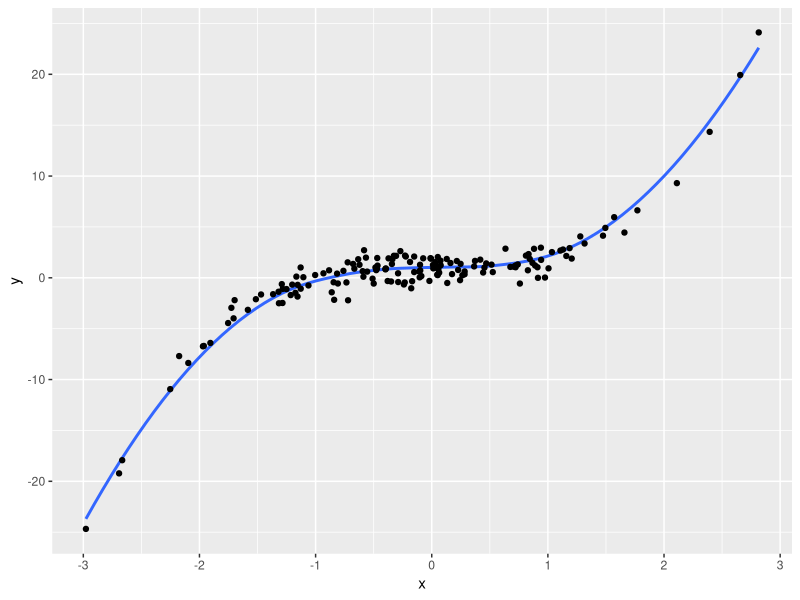
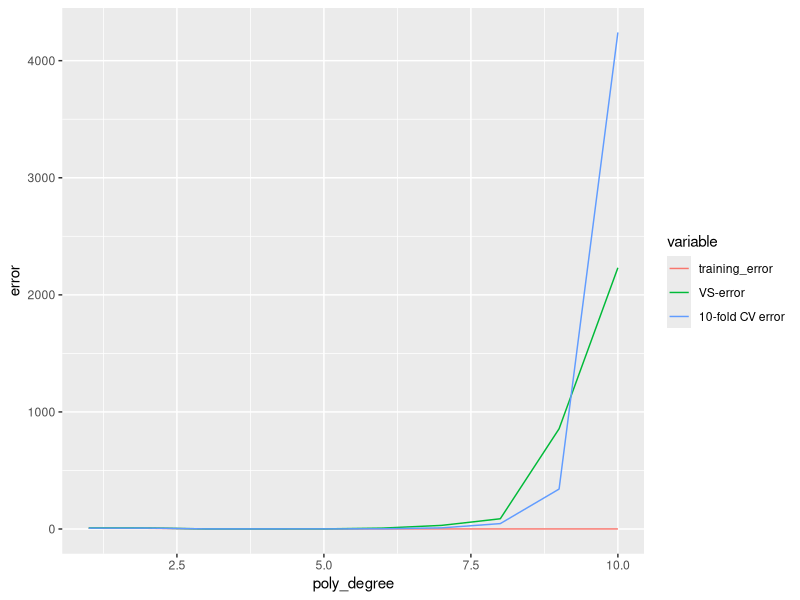
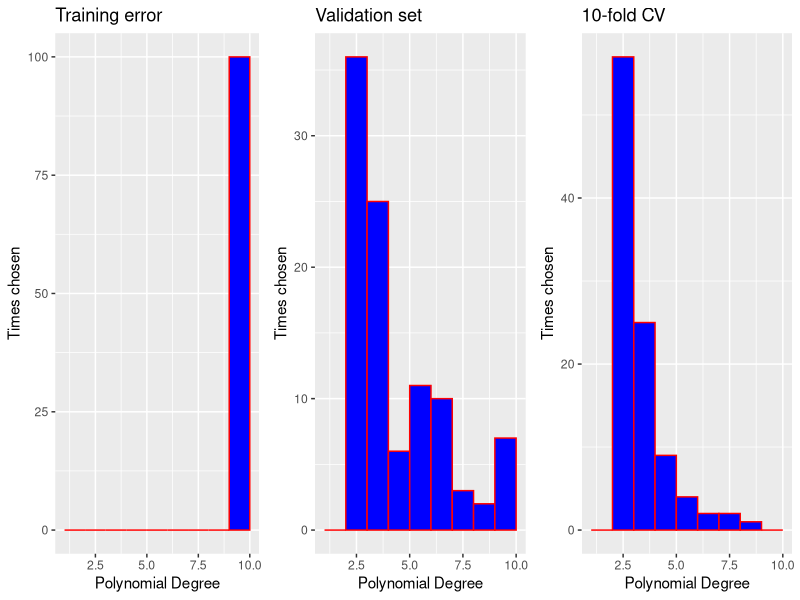

The R source for these figures, in order:
## ---- chunk 1
knitr::opts_chunk$set(echo = FALSE)
library(ggplot2);
options(digits=3);
options(scipen=999);

## ---- chunk 2
set.seed(90) 
#generate random variables
x <- sort(rnorm(200, mean = 0, sd = 1))
u <- rnorm(200, mean = 0, sd = 1)

gen_samples<-function(x,u){
  #simulate data
  y <- (1 + x^3 + u)
  
  #save data as dataframe and set column names:
  data <- as.data.frame(cbind(x,y))
  colnames(data) <-c("x","y")
  
  return(data)
}

#generate data:
data <- gen_samples(x,u)
## ---- chunk 3
#Draw row numbers randomly:
set.seed(90)
trainRow = sample(1:nrow(data),0.8*nrow(data))

#Set training- and validation data
train = data[c(trainRow), ]
validation <- data[-c(trainRow),]
## ---- chunk 4
ggplot(data, aes(x, y)) + geom_smooth(method = 'loess',se=FALSE) + geom_point(data = train, aes(x,y))

## ---- chunk 5
calc_mse<-function(y_actual,y_predict){
  #compute MSE
  n = length(y_actual)
  MSE = (1/n) * sum((y_actual-y_predict)^2)
  
  return(MSE)
}
## ---- chunk 6
#function that will return the test error by using cross-validation
my.kfold<-function(model,data,K){
  MSE = c()
  n = nrow(data)
  percentage = 1/K
  if (K>n){
    print("Data can not be split evenly into K parts")
    CV_error = NA
  }
  else{
    #draw for each K row numbers:
    split_nrows = split(sample(1:n), 1:K)

  for (i in 1:K){
    #divide for each iteration the data in training and validation set:
    train_nrow = as.vector(unlist(split_nrows[-i]))
    train_data = data[train_nrow,]
    validation_data = data[-train_nrow,]
    
    #fit model for training data:
    lm.fit = update(model, data = train_data)
    
    #compute mse with validation set:
    MSE[i] = calc_mse(validation_data[,2],predict(lm.fit,data)[-train_nrow])
  }
  
  CV_error = sum(MSE)/K
  }
  return(CV_error)
}
## ---- chunk 7
replication = 100
poly_degree = 10
n = 200
#generate a list that will contain training errors, validation errors and cross validation errors for each replication:
error_collection_training = data.frame(matrix(ncol = replication, nrow = poly_degree))
error_collection_val_approach = data.frame(matrix(ncol = replication, nrow = poly_degree))
error_collection_cv = data.frame(matrix(ncol = replication, nrow = poly_degree))
error_collection = list("training"= error_collection_training, "vsa" = error_collection_val_approach, "cv"=error_collection_cv)

#list will contain all the chosen polynomial degree based on training MSEs, validation set approach MSEs and CV errors:
min_error_collection = list("training"=c(), "vs"=c(),"cv"=c())

#Start simulation
set.seed(90)
for (j in 1:replication){
  #simulate data and set training and validation set:
  #generate random variables
  x <- sort(rnorm(200, mean = 0, sd = 1))
  u <- rnorm(200, mean = 0, sd = 1)
  data <- gen_samples(x,u)
  trainRow = sample(1:nrow(data),0.8*nrow(data))
  train = data[c(trainRow), ]
  validation <- data[-c(trainRow),]
  
  for (k in 1:poly_degree){
    #fit the model:
    model = lm(y ~poly(x, k,raw = TRUE), data = data)
    #fit the model with training data:
    lm.fit = update(model,data = train)
    
    #MSE of training data for each polynomial degree:
    error_collection[[1]][k,j] = calc_mse(train[,2],predict(lm.fit,data)[trainRow])
    
    #Validation set approach MSE:
    error_collection[[2]][k,j] = calc_mse(validation[,2],predict(lm.fit, data)[-trainRow])
    
    #CV error:
    error_collection[[3]][k,j] = my.kfold(model,data,10)
  }
  #choose the polynomial with the lowest MSE or. CV error:
  min_error_collection[[1]][j] = which.min(error_collection[[1]][,j])
  min_error_collection[[2]][j] = which.min(error_collection[[2]][,j])
  min_error_collection[[3]][j] = which.min(error_collection[[3]][,j])
}




## ---- chunk 8
result = matrix(NA,ncol = 6, nrow = poly_degree)
colnames(result) = c( "Mean ,Train ","SD, Train "," Mean, VS "," SD, VS ", "Mean, CV ", "SD, CV")
row.names(result) = 1:poly_degree
 
for (l in 1:poly_degree) {
  result[l,1] = sum(error_collection[[1]][l,])/replication
  result[l,2] = sd(error_collection[[1]][l,])
  result[l,3] = sum(error_collection[[2]][l,])/replication
  result[l,4] = sd(error_collection[[2]][l,])
  result[l,5] = sum(error_collection[[3]][l,])/replication
  result[l,6] = sd(error_collection[[3]][l,])
}
result
## ---- chunk 9
plot_data = as.data.frame(cbind(result[,1],result[,3], result[,5]))
colnames(plot_data) <- c("training_error","VS-error","10-fold CV error")
plot_data['poly_degree'] <- 1:10

#reshape data for plotting
plot_data = reshape2::melt(plot_data, id.var='poly_degree')
names(plot_data)[3] <- 'error'
#plot
ggplot(plot_data, aes(x=poly_degree, y=error, col=variable)) + geom_line()

## ---- chunk 10
library(gridExtra)
min_error_collection = as.data.frame(min_error_collection)
par(mfrow=c(1,3))
p1 = ggplot(min_error_collection, aes(x=training)) + geom_histogram(breaks=seq(1, 10, by=1),fill=I("blue"), col=I("red")) + labs(title= "Training error",y="Times chosen", x = "Polynomial Degree")

p2 = ggplot(min_error_collection, aes(x=vs)) + geom_histogram(breaks=seq(1, 10, by=1),fill=I("blue"), col =I("red")) + labs(title= "Validation set",y="Times chosen", x = "Polynomial Degree")

p3 = ggplot(min_error_collection, aes(x=cv)) + geom_histogram(breaks=seq(1, 10, by=1),fill=I("blue"), col=I("red")) + labs(title= "10-fold CV",y="Times chosen", x = "Polynomial Degree")

grid.arrange(p1, p2, p3, nrow = 1)


## ---- chunk 11
fraction_vsa = sum(min_error_collection[[2]]==3)*100/replication
fraction_cv = sum(min_error_collection[[3]]==3)*100/replication

cat("We know our model has polynomial degree 3. So we can obviously see in the histogram that using the training data for testing, is not a good idea. For the validation set approach we have a ",fraction_vsa,"% chance to choose the right model. On the other hand, for cross-validation there is a",fraction_cv," % chance. Hence 10-fold cross-validation is a better choice")

